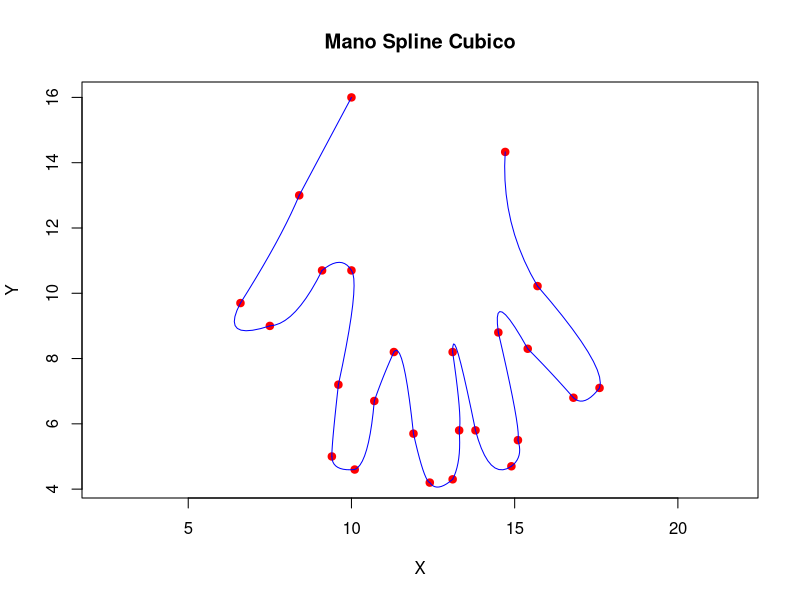

Generate this figure with R: (Note: this script raises an error after producing the figure.)
# Datos

x=c(10, 8.4, 6.6, 7.5,  9.1,   10, 9.6, 9.4, 10.1, 10.7, 11.3, 11.9, 12.4,  13.1, 13.3, 13.1, 13.8,  14.9, 15.1, 14.5, 15.4, 16.8, 17.6,  15.7, 14.71)
y=c(16,  13, 9.7,   9, 10.7, 10.7, 7.2,   5,  4.6,  6.7,  8.2,  5.7,  4.2,   4.3,  5.8,  8.2,  5.8,   4.7,  5.5,  8.8,  8.3,  6.8,  7.1, 10.22, 14.33)

#Calculo del error de interpolaci?n
error<-function(x,f,s,n)
{
  err<-0
  sol<-0
  ans<-0
  for(i in 1:n)
  {
    h<-max(x[i+1]-x[i])
    err=h^(3/2)
    ans = f(x[i])-s[i]
    if(!is.null((ans< err))||!is.null((ans==err)))
    {
      sol[i]=ans
    }
  }
  return(sol)
}

#Imprime los resultados pertinentes
tabla<-function(x,y,err)
{
  datos<-data.frame(cbind(x,y,err))
  colnames(datos)<-c('X','Spline','Error')
  print(datos)
}

#Calculo del tama?o de paso "h"
#De la forma que h(i) = x(i+i) - x(i)
calHi<-function(x)
{
  n = length(x)
  h <- (c(x,0) - c(0,x))[2:n]
  return (h)
}

#Calculo de la matriz A que hace parte del sistema de ecuaciones As=B
#Es de la forma que cuando esta en la iteraci?n i
#Cuando (i,j) i = j = 2(hi+hi+1)
#Cuando (i,j-1) = hi
#Cuando (i,j+1) = hi+1
matrizA<-function(h,a,x)
{
  n = length(x)
  alph <- (3/c(1,h,1,1)*(c(a,1,1) - c(1,a,1)) - 3/c(1,1,h,1)*(c(1,a,1)-c(1,1,a)))[3:n]
  A <- c(1,rep(0,times=n-1))
  for (i in 1:(n-2)) {
    A <- rbind(A,c( rep(0,times=i-1) , c(h[i],2*(h[i]+h[i+1]),h[i+1]) , rep(0,times=n-i-2) ) )
  }
  A <- rbind(A,c(rep(0,times=n-1),1))

  return(A)
}

#Calculo de la matriz B que hace parte del sistema de ecuaciones As=B
#Es de la forma que cuando esta en la iteraci?n i
#Cuando (i,1) = 6((yi+2-yi+1)/hi+1-(yi+1-yi)/hi)
matrizB<-function(h,a)
{
  n = length(x)
  alph <- (3/c(1,h,1,1)*(c(a,1,1) - c(1,a,1)) - 3/c(1,1,h,1)*(c(1,a,1)-c(1,1,a)))[3:n]
  b <- c(0,alph,0)
  return (b)
}

#Despeje de la ecuaci?n de la forma AS=B en el cual obtenemos los valores de Spline
#que nos ayudar? a calcular los polinomios de interpolaci?n
calS<-function(A,b)
{
  c <- solve(A, b)
  return(c)
}

#Calculo de los coeficientes del polinomio de interpolaci?n Spline
#Recibe los spline del despeje de la ecuaci?n As=B
#los valores en X, Y y el tama?o de paso (h)
sNormal<-function(a,c,h)
{
  n = length(x)
  b <- ((c(a,0) - c(0,a))/c(1,h,1) - c(1,h,1)/3*(c(c,0) + 2*c(0,c)))[2:n]
  d <- ((c(c,0) - c(0,c))/(3*c(1,h,1)))[2:n]

  ans = rbind(a[1:n-1],b,c[1:n-1],d)
}

#Splie cubico, llama a las respectivas funciones para que la interpolacion funcione
sCubico<-function(x,y)
{
  h<-calHi(x)
  A<-matrizA(h,y,x)
  B<-matrizB(h,y)
  S<-calS(A,B)
  sNormal(y,S,h)
}

#Funcion que llama a las funciones de interpolar
#Graficar y calcular el error
splineCubico<-function(x,y)
{
  plot(x,y, pch=19, cex=1, col = "red", asp = 1, xlab="X", ylab = "Y", main = "Mano Spline Cubico")
  f = splinefun(x,y,method = "natural", ties = mean)
  t = 1:length(x)
  sx = sCubico(t,x)
  sy = sCubico(t,y)
  for (i in 1:(length(t)-1)) {
    dat<- data.frame(t=seq(t[i],t[i+1], by=0.1) )
    fx <- function(x) (sx[1,i] + sx[2,i]*(x-t[i]) + sx[3,i]*(x-t[i])^2 + sx[4,i]*(x-t[i]))
    fy <- function(x) (sy[1,i] + sy[2,i]*(x-t[i]) + sy[3,i]*(x-t[i])^2 + sy[4,i]*(x-t[i]))
    dat$y=fy(dat$t)
    dat$x=fx(dat$t)
    points(dat$x,dat$y,type='l', col='blue')
    err=error(dat$x,f,dat$y,length(dat$x))
    tabla(dat$x,dat$y,err)
  }
}
splineCubico(x,y)
f(10)
